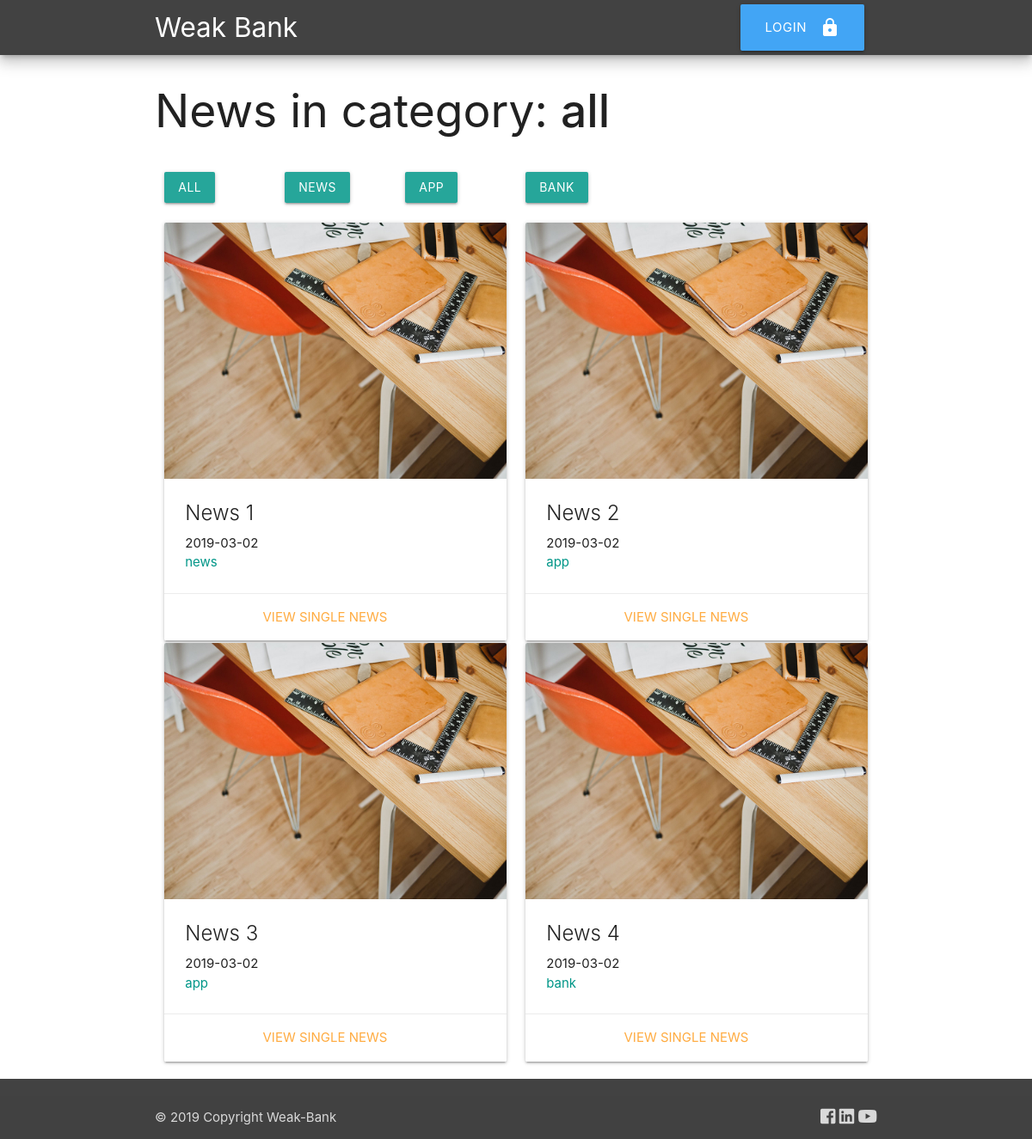
The app's page /main/allnews.php?category=all with its own data.
### tables this page shows
CREATE TABLE `news` (
  `id_news` int(11) NOT NULL AUTO_INCREMENT,
  `titolo` varchar(100) NOT NULL,
  `descrizione` varchar(500) NOT NULL,
  `data` date NOT NULL,
  `img` varchar(100) NOT NULL,
  `target` varchar(50) NOT NULL,
  PRIMARY KEY (`id_news`)
);

### public_html/main/allnews.php (the view, shortened to what this page needs)
<?php
include_once "../funcs/dbConn.php";
$category_filter = empty($_GET['category']) ? '' : $_GET['category'];
if ($category_filter == "all") $query = "SELECT * from news";
else $query = "SELECT * FROM news WHERE target='$category_filter'";
$res = $conn->query($query);
if ($res->num_rows > 0) $rows = $res->fetch_all(MYSQLI_ASSOC);
$numberOfColumns = 6;
$badge_result = $conn->query("SELECT DISTINCT target FROM news");
?>
<html>
<head>
</head>
<body>
    <main>
        <?php include('../navbar.php'); ?>
        <div class="container">
            <div class="row mt-3">
                <h2>News in category: <strong><?php echo $category_filter; ?></strong></h2>
            </div>
            <div class="row mt-3">
                <div class="col l2 m3 s3">
                    <a href="/main/allnews.php?category=all">
                        <button class="btn waves-effect waves-light">
                            All
                        </button>
                    </a>
                </div>
                <?php
                if ($badge_result->num_rows) :
                    foreach ($badge_result as $badge) : ?>
                <div class="col l2 m3 s3">
                    <a href="/main/allnews.php?category=<?php echo $badge['target']; ?>">
                        <button class="btn waves-effect waves-light">
                            <?php echo $badge['target']; ?>
                        </button>
                    </a>
                </div>
                <?php endforeach;
            endif;
            ?>
            </div>
            <?php
            if ($res->num_rows > 0) :
                $arrayChunks = array_chunk($rows, $numberOfColumns);
                foreach ($arrayChunks as $items) : ?>
            <div class="row mt-3">
                <?php foreach ($items as $row) : ?>
                <div class="col l6 m12 s12">
                    <div class="card sticky-action" style="overflow: visible;">
                        <div class="card-image waves-effect waves-block waves-light">
                            <img src="/assets/news/<?php echo $row['img']; ?>">
                        </div>
                        <div class="card-content">
                            <span class="card-title grey-text text-darken-4"><?php echo $row['titolo']; ?></span>
                            <p><?php echo $row['data']; ?></p>
                            <p class="teal-text"><?php echo $row['target']; ?></p>
                        </div>
                        <div class="card-action center-align">
                            <a href="news.php?news=<?php echo $row['id_news']; ?>">View single news</a>
                        </div>
                    </div>
                </div>
                <?php endforeach; ?>
            </div>
            <?php endforeach; ?>
            <?php else : ?>
            <h2 class="center-align">No news</h2>
            <?php endif; ?>
        </div>
    </main>
</body>
</html>

### public_html/css/main.css (style rules this page uses)
body { display: flex; min-height: 100vh; flex-direction: column; }
main { flex: 1 0 auto; }
.card { margin: 3px 0 0rem 0!important; }

### records on screen
news: img (picture), titolo "News 1", data "2019-03-02", target "news"
news: img (picture), titolo "News 2", data "2019-03-02", target "app"
news: img (picture), titolo "News 3", data "2019-03-02", target "app"
news: img (picture), titolo "News 4", data "2019-03-02", target "bank"

### other values on screen
$category_filter "all"
$badge['target'] "NEWS"
$badge['target'] "APP"
$badge['target'] "BANK"
